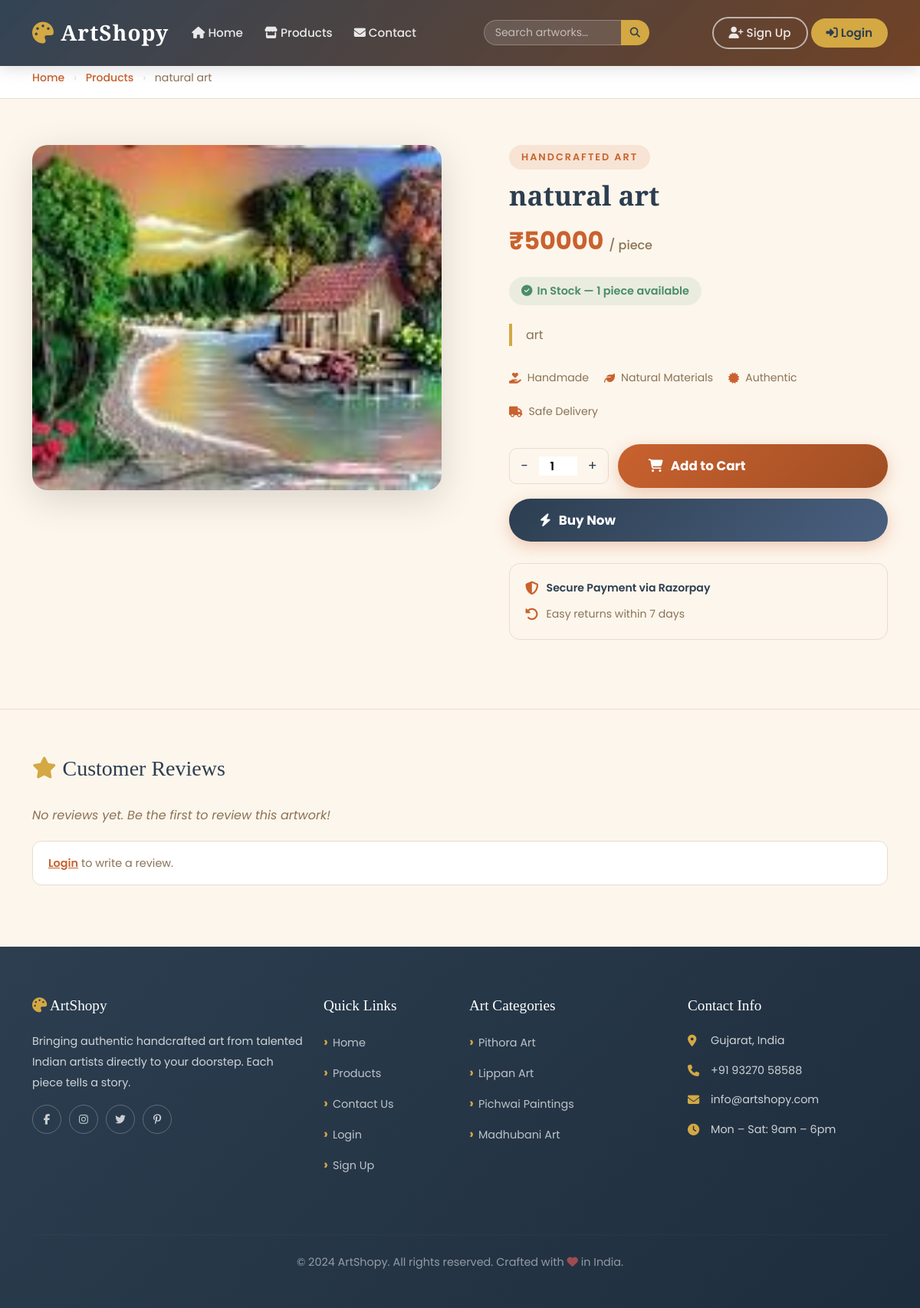
/productget1/2/, run on the app's committed database.
### app1/models.py (models this page shows, shortened)
class Product(models.Model):
        Category=models.ForeignKey(Category, on_delete=models.CASCADE)
        name=models.CharField(max_length=200)
        img=models.ImageField(upload_to='product')
        price = models.IntegerField()
        description= models.TextField()
        quantity=models.IntegerField()
        def average_rating(self):
            reviews = self.reviews.all()
            if reviews:
                return round(sum(r.rating for r in reviews) / len(reviews), 1)
            return 0

### app1/views.py (the view)
# urls.py: path('productget1/<int:id>/', singleproduct, name='productget1'),
def singleproduct(request, id):
    a = get_user_email(request)
    data = Product.objects.get(pk=id)
    reviews = Review.objects.filter(product=data).order_by('-created_at')
    avg_rating = data.average_rating()
    user_review = None
    in_wishlist = False
    if a:
        user_review = Review.objects.filter(product=data, user_email=a).first()
        in_wishlist = Wishlist.objects.filter(user_email=a, product=data).exists()
    return render(request, 'singleproduct.html', {
        'data': data,
        'a': a,
        'reviews': reviews,
        'avg_rating': avg_rating,
        'user_review': user_review,
        'in_wishlist': in_wishlist,
        'star_range': range(1, 6),
    })

### app1/context_processors.py (called while the page is built)
def cart_wishlist_counts(request):
    cart_count = 0
    wishlist_count = 0
    if 'email' in request.session:
        email = request.session['email']
        cart_count = Cart.objects.filter(user_email=email).count()
        wishlist_count = Wishlist.objects.filter(user_email=email).count()
    return {'cart_count': cart_count, 'wishlist_count': wishlist_count}

### app1/views.py (called while the page is built)
def get_user_email(request):
    return request.session.get('email')

### app1/templates/singleproduct.html (shortened to what this page needs)
{% extends 'common.html' %}
{% load static %}
{% block content %}
<div style="background:white;border-bottom:1px solid var(--border);padding:14px 0;">
    <div class="container">
        <nav style="font-size:0.88rem;color:var(--muted);">
            <a href="{% url 'index' %}" style="color:var(--primary);text-decoration:none;font-weight:500;">Home</a>
            <span style="margin:0 8px;color:var(--border);">›</span>
            <a href="{% url 'productall' %}" style="color:var(--primary);text-decoration:none;font-weight:500;">Products</a>
            <span style="margin:0 8px;color:var(--border);">›</span>
            <span>{{ data.name }}</span>
        </nav>
    </div>
</div>
<section class="single-product-section">
    <div class="container">
        <div class="row align-items-start g-5">
            <div class="col-lg-6">
                <div class="single-product-img-wrap">
                    <img src="{{ data.img.url }}" alt="{{ data.name }}">
                </div>
            </div>
            <div class="col-lg-6">
                <div class="single-product-info">
                    <span class="section-badge">Handcrafted Art</span>
                    <h2>{{ data.name }}</h2>
                    <div class="single-product-price">
                        ₹{{ data.price }} <small>/ piece</small>
                    </div>
                    {% if data.quantity > 0 %}
                    <div class="stock-badge">
                        <i class="fas fa-check-circle"></i>
                        In Stock — {{ data.quantity }} piece{{ data.quantity|pluralize }} available
                    </div>
                    {% else %}
                    <div class="stock-badge" style="background:rgba(224,90,90,0.1);color:#c94040;">
                        <i class="fas fa-times-circle"></i> Out of Stock
                    </div>
                    {% endif %}
                    <p class="product-description">{{ data.description }}</p>
                    <div style="display:flex;gap:20px;flex-wrap:wrap;margin-bottom:30px;">
                        <div style="display:flex;align-items:center;gap:8px;font-size:0.88rem;color:var(--muted);">
                            <i class="fas fa-hand-holding-heart" style="color:var(--primary);"></i> Handmade
                        </div>
                        <div style="display:flex;align-items:center;gap:8px;font-size:0.88rem;color:var(--muted);">
                            <i class="fas fa-leaf" style="color:var(--primary);"></i> Natural Materials
                        </div>
                        <div style="display:flex;align-items:center;gap:8px;font-size:0.88rem;color:var(--muted);">
                            <i class="fas fa-certificate" style="color:var(--primary);"></i> Authentic
                        </div>
                        <div style="display:flex;align-items:center;gap:8px;font-size:0.88rem;color:var(--muted);">
                            <i class="fas fa-truck" style="color:var(--primary);"></i> Safe Delivery
                        </div>
                    </div>
                    {% if data.quantity > 0 %}
                    <form method="POST" action="{% url 'add_to_cart' data.id %}" style="display:flex;gap:12px;align-items:center;margin-bottom:14px;">
                        <div style="display:flex;align-items:center;border:1px solid var(--border);border-radius:10px;overflow:hidden;">
                            <button type="button" onclick="changeQty(-1)" style="background:none;border:none;padding:8px 14px;font-size:1.1rem;cursor:pointer;color:var(--secondary);">−</button>
                            <input id="qtyInput" type="number" name="quantity" value="1" min="1" max="{{ data.quantity }}" style="width:50px;border:none;text-align:center;font-weight:600;font-size:0.95rem;outline:none;">
                            <button type="button" onclick="changeQty(1)" style="background:none;border:none;padding:8px 14px;font-size:1.1rem;cursor:pointer;color:var(--secondary);">+</button>
                        </div>
                        <button type="submit" class="buy-now-btn" style="flex:1;">
                            <i class="fas fa-shopping-cart"></i> Add to Cart
                        </button>
                    </form>
                    <form method="POST" action="{% url 'buy' %}" style="margin-bottom:14px;">
                        <button type="submit" class="buy-now-btn" style="background:linear-gradient(135deg,#2C3E50,#4a6080);width:100%;">
                            <i class="fas fa-bolt"></i> Buy Now
                        </button>
                    </form>
                    {% else %}
                    <button class="buy-now-btn" disabled style="opacity:0.5;cursor:not-allowed;width:100%;">
                        <i class="fas fa-times"></i> Out of Stock
                    </button>
                    {% endif %}
                    <div style="margin-top:28px;padding:20px;background:var(--light-bg);border-radius:14px;border:1px solid var(--border);">
                        <div style="display:flex;align-items:center;gap:10px;margin-bottom:10px;">
                            <i class="fas fa-shield-alt" style="color:var(--primary);font-size:1.1rem;"></i>
                            <span style="font-size:0.88rem;font-weight:600;color:var(--secondary);">Secure Payment via Razorpay</span>
                        </div>
                        <div style="display:flex;align-items:center;gap:10px;">
                            <i class="fas fa-undo-alt" style="color:var(--primary);font-size:1.1rem;"></i>
                            <span style="font-size:0.88rem;color:var(--muted);">Easy returns within 7 days</span>
                        </div>
                    </div>
                </div>
            </div>
        </div>
    </div>
</section>
<section class="reviews-section">
    <div class="container">
        <h3 style="font-family:'Playfair Display',serif;color:var(--secondary);margin-bottom:30px;">
            <i class="fas fa-star me-2" style="color:var(--accent);"></i>Customer Reviews
        </h3>
        {% if reviews %}
        <div class="row">
            <div class="col-lg-8">
                {% for review in reviews %}
                <div class="review-card">
                    <div style="display:flex;justify-content:space-between;align-items:flex-start;flex-wrap:wrap;gap:8px;">
                        <div>
                            <span class="review-author">{{ review.user_name }}</span>
                            <div class="review-stars mt-1">
                                {% for i in star_range %}
                                    {% if i <= review.rating %}
                                    <i class="fas fa-star"></i>
                                    {% else %}
                                    <i class="far fa-star"></i>
                                    {% endif %}
                                {% endfor %}
                            </div>
                        </div>
                        <span class="review-date">{{ review.created_at|date:"d M Y" }}</span>
                    </div>
                    <p class="review-comment">{{ review.comment }}</p>
                </div>
                {% endfor %}
            </div>
        </div>
        {% else %}
        <p style="color:var(--muted);font-style:italic;">No reviews yet. Be the first to review this artwork!</p>
        {% endif %}
        {% if a %}
        <div class="col-lg-8 p-0">
            <div class="review-form-card">
                <h5 style="font-family:'Playfair Display',serif;color:var(--secondary);margin-bottom:20px;">
                    {% if user_review %}Edit Your Review{% else %}Write a Review{% endif %}
                </h5>
                <form method="POST" action="{% url 'add_review' data.id %}">
                    {% csrf_token %}
                    <div class="mb-3">
                        <label style="font-weight:600;font-size:0.9rem;color:var(--secondary);margin-bottom:8px;display:block;">Your Rating</label>
                        <div class="star-rating">
                            {% for i in "54321" %}
                            <input type="radio" id="star{{ i }}" name="rating" value="{{ i }}"
                                {% if user_review and user_review.rating == i|add:"0" %}checked{% endif %}>
                            <label for="star{{ i }}"><i class="fas fa-star"></i></label>
                            {% endfor %}
                        </div>
                    </div>
                    <div class="mb-3">
                        <label style="font-weight:600;font-size:0.9rem;color:var(--secondary);margin-bottom:8px;display:block;">Your Review</label>
                        <textarea name="comment" rows="4" class="form-control" placeholder="Share your experience with this artwork…" style="border:1px solid var(--border);border-radius:10px;font-size:0.9rem;">{% if user_review %}{{ user_review.comment }}{% endif %}</textarea>
                    </div>
                    <button type="submit" class="buy-now-btn" style="width:auto;padding:10px 28px;font-size:0.9rem;">
                        <i class="fas fa-paper-plane me-1"></i>
                        {% if user_review %}Update Review{% else %}Submit Review{% endif %}
                    </button>
                </form>
            </div>
        </div>
        {% else %}
        <div style="margin-top:20px;padding:16px 20px;background:white;border-radius:12px;border:1px solid var(--border);">
            <p style="margin:0;color:var(--muted);font-size:0.9rem;">
                <a href="{% url 'login1' %}" style="color:var(--primary);font-weight:600;">Login</a> to write a review.
            </p>
        </div>
        {% endif %}
    </div>
</section>
{% endblock %}

### app1/static/css/main.css (style rules this page uses)
:root { --primary: #C9622F; --primary-dark: #A04E24; --secondary: #2C3E50; --accent: #D4A843; --light-bg: #FDF6EC; --card-bg: #FFFFFF; --text: #333333; --muted: #8B7355; --border: #E8DDD0; --success: #81B29A; --shadow: rgba(0, 0, 0, 0.08); }
*, *::before, *::after { box-sizing: border-box; margin: 0; padding: 0; }
html { scroll-behavior: smooth; }
body { font-family: 'Poppins', sans-serif; background-color: var(--light-bg); color: var(--text); line-height: 1.7; }
.section-badge { display: inline-block; background: rgba(201,98,47,0.12); color: var(--primary); font-size: 0.8rem; font-weight: 600; letter-spacing: 2px; text-transform: uppercase; padding: 5px 16px; border-radius: 20px; margin-bottom: 12px; }
.single-product-section { padding: 60px 0 90px; }
.single-product-img-wrap { border-radius: 20px; overflow: hidden; box-shadow: 0 12px 50px rgba(0,0,0,0.14); }
.single-product-img-wrap img { width: 100%; height: 450px; object-fit: cover; }
.single-product-info { padding-left: 40px; }
.single-product-info h2 { font-family: 'Playfair Display', serif; font-size: 2.2rem; font-weight: 700; color: var(--secondary); margin-bottom: 12px; }
.single-product-price { font-size: 2rem; font-weight: 700; color: var(--primary); margin-bottom: 20px; }
.single-product-price small { font-size: 1rem; font-weight: 500; color: var(--muted); }
.stock-badge { display: inline-flex; align-items: center; gap: 6px; background: rgba(129,178,154,0.15); color: #4a8c6a; font-size: 0.9rem; font-weight: 600; padding: 6px 16px; border-radius: 20px; margin-bottom: 24px; }
.product-description { color: var(--muted); line-height: 1.85; margin-bottom: 30px; border-left: 4px solid var(--accent); padding-left: 18px; }
.buy-now-btn { background: linear-gradient(135deg, var(--primary), var(--primary-dark)); color: white; border: none; padding: 14px 40px; border-radius: 35px; font-family: 'Poppins', sans-serif; font-weight: 700; font-size: 1.05rem; cursor: pointer; transition: all 0.35s ease; display: inline-flex; align-items: center; gap: 10px; box-shadow: 0 6px 20px rgba(201,98,47,0.3); }
.reviews-section { background: var(--light-bg); padding: 60px 0 80px; border-top: 1px solid var(--border); }

### data on the page
Product: name "natural art", img (picture), price "50000", quantity "1", description "art"
